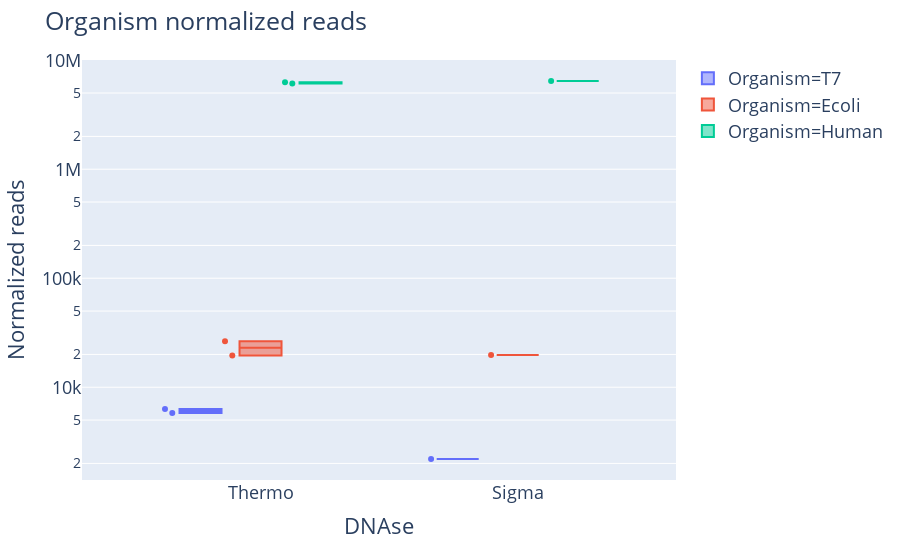

The notebook cell this image was saved under:
### Code cell
merged_melt = pd.melt(
    merged, 
    value_vars=[
        't7_normalized_reads',
        'ecoli_normalized_reads',
        'Human'
    ],
    id_vars=['DNAse', 'Organism spike', 'Accession'],
    value_name='Normalized reads',
    var_name='Organism'
)
merged_melt['Organism'] = merged_melt['Organism'].replace({
    'ecoli_normalized_reads': 'Ecoli',
    't7_normalized_reads': 'T7'
 })
merged_melt.head()
fig = px.box(merged_melt,
             x='DNAse', y='Normalized reads', color='Organism',
             log_y=True, points='all', hover_data=['Accession'])
fig.update_layout(height=700, title='Organism normalized reads', font=dict(size=18))
fig.show()
fig.write_html('plots/Organism_normalized_reads_pool1.html')

### Figure 1 — Plotly figure (JSON) as saved in the notebook; plotly's stock layout.template omitted (floating-point values rounded to 4 significant figures)
{"data": [{"alignmentgroup": "True", "boxpoints": "all", "customdata": [["IDBD-D101312"], ["IDBD-D101313"], ["IDBD-D101314"]], "hoverlabel": {"namelength": 0}, "hovertemplate": "Organism=T7<br>DNAse=%{x}<br>Normalized reads=%{y}<br>Accession=%{customdata[0]}", "legendgroup": "Organism=T7", "marker": {"color": "#636efa"}, "name": "Organism=T7", "notched": false, "offsetgroup": "Organism=T7", "orientation": "v", "showlegend": true, "type": "box", "x": ["Thermo", "Thermo", "Sigma"], "x0": " ", "xaxis": "x", "y": [6310.0, 5791.0, 2196.0], "y0": " ", "yaxis": "y"}, {"alignmentgroup": "True", "boxpoints": "all", "customdata": [["IDBD-D101312"], ["IDBD-D101313"], ["IDBD-D101314"]], "hoverlabel": {"namelength": 0}, "hovertemplate": "Organism=Ecoli<br>DNAse=%{x}<br>Normalized reads=%{y}<br>Accession=%{customdata[0]}", "legendgroup": "Organism=Ecoli", "marker": {"color": "#EF553B"}, "name": "Organism=Ecoli", "notched": false, "offsetgroup": "Organism=Ecoli", "orientation": "v", "showlegend": true, "type": "box", "x": ["Thermo", "Thermo", "Sigma"], "x0": " ", "xaxis": "x", "y": [19520.0, 26480.0, 19770.0], "y0": " ", "yaxis": "y"}, {"alignmentgroup": "True", "boxpoints": "all", "customdata": [["IDBD-D101312"], ["IDBD-D101313"], ["IDBD-D101314"]], "hoverlabel": {"namelength": 0}, "hovertemplate": "Organism=Human<br>DNAse=%{x}<br>Normalized reads=%{y}<br>Accession=%{customdata[0]}", "legendgroup": "Organism=Human", "marker": {"color": "#00cc96"}, "name": "Organism=Human", "notched": false, "offsetgroup": "Organism=Human", "orientation": "v", "showlegend": true, "type": "box", "x": ["Thermo", "Thermo", "Sigma"], "x0": " ", "xaxis": "x", "y": [6290000.0, 6107000.0, 6446000.0], "y0": " ", "yaxis": "y"}], "layout": {"autosize": true, "boxmode": "group", "font": {"size": 18}, "legend": {"tracegroupgap": 0}, "margin": {"t": 60}, "title": {"text": "Organism normalized reads"}, "xaxis": {"anchor": "y", "autorange": true, "domain": [0, 1], "range": [-0.6885, 1.615], "title": {"text": "DNAse"}, "type": "category"}, "yaxis": {"anchor": "x", "autorange": true, "domain": [0, 1], "range": [3.149, 7.002], "title": {"text": "Normalized reads"}, "type": "log"}}}
